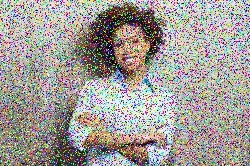
#> input picture img/Mod4CT1.jpeg, 250 x 166 px
$ python filter_image.py
#> lines starting #> are read from the running program, lines starting #| are printed output that depends on the picture; after the words box and inside, x2 and y2 are one past the last pixel; in counts of white or black regions, pixels touching at a corner belong together
### filters.py
import cv2
import numpy as np


def mean_filter(img, kernel_size):
    # Create a mean filter
    kernel = np.ones((kernel_size, kernel_size),
                     np.float32) / (kernel_size ** 2)
    dst = cv2.filter2D(img, -1, kernel)
    return dst


def median_filter(img, kernel_size):
    # Create a median filter
    dst = cv2.medianBlur(img, kernel_size)
    return dst


def gaussian_filter(img, kernel_size, sigma):
    # Create a gaussian filter
    dst = cv2.GaussianBlur(img, (kernel_size, kernel_size), sigma)
    return dst

### filter_image.py
import cv2
import numpy as np
import os
from filters import *


def place_img(img, x, y, img2):
    h, w, _ = img2.shape
    img[y:y+h, x:x+w] = img2


if __name__ == '__main__':
    # Read image
    img = cv2.imread(os.getcwd() + '/img/Mod4CT1.jpeg')
#> img is the input picture: shape (166, 250, 3); mean B, G, R 151.6, 156, 161
    orig_h, orig_w, orig_d = img.shape
#> orig_h = 166; orig_w = 250; orig_d = 3

    processed_img = np.zeros((orig_h*3+3, orig_w*4+4,  orig_d), np.uint8)

    for key, value in enumerate([3, 5, 7]):
        tmp = mean_filter(img, value)
        place_img(processed_img, 0, key*orig_h, tmp)
        tmp = median_filter(img, value)
        place_img(processed_img, orig_w, key*orig_h, tmp)
        tmp = gaussian_filter(img, value, 0)
        place_img(processed_img, orig_w*2, key*orig_h, tmp)
        tmp = gaussian_filter(img, value, 2)
        place_img(processed_img, orig_w*3, key*orig_h, tmp)
#> this loop made 3 passes
#> pass 1, in mean_filter, `dst = cv2.filter2D(img, -1, kernel)`:
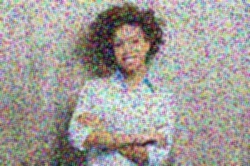
#> dst: shape (166, 250, 3); mean B, G, R 151.6, 156, 161
#> pass 1, in median_filter, `dst = cv2.medianBlur(img, kernel_size)`:
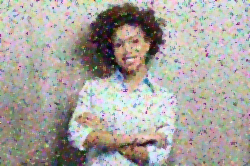
#> dst: shape (166, 250, 3); mean B, G, R 158.9, 164.6, 169.1
#> pass 1, in gaussian_filter, `dst = cv2.GaussianBlur(img, (kernel_size, kernel_size), sigma)`:
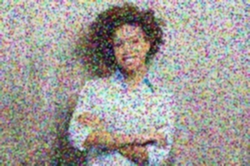
#> dst: shape (166, 250, 3); mean B, G, R 151.6, 156.1, 161
#> after the loop:
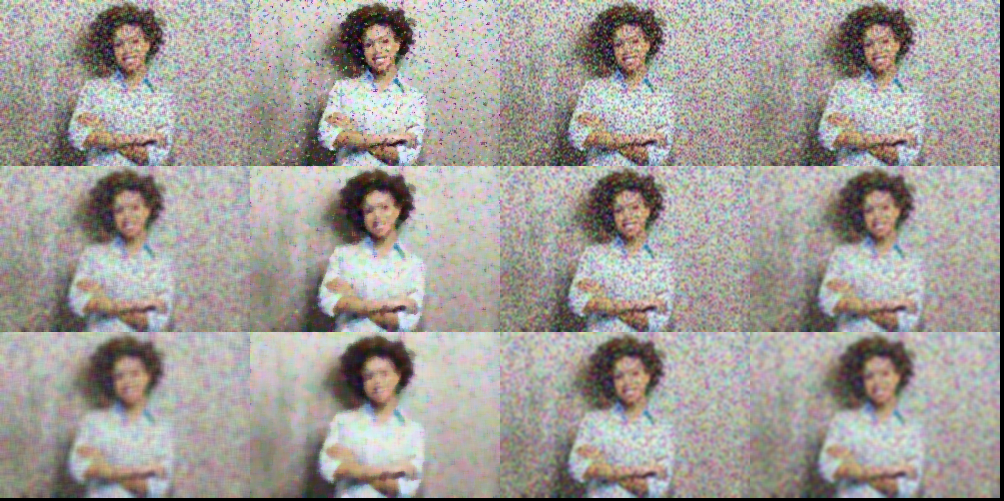
#> processed_img: shape (501, 1004, 3); mean B, G, R 152, 156.8, 161.6

    h, w, d = processed_img.shape
#> h = 501; w = 1004; d = 3
    label_area_size = 100
    final_img = np.zeros(
        (h+label_area_size, w+label_area_size, orig_d), np.uint8)
    font = cv2.FONT_HERSHEY_SIMPLEX
    for key, value in enumerate(["Mean Filter", "Median Filter", "Gaussian Filter (0)", "Gaussian Filter (2)"]):
        cv2.putText(final_img, value,
                    (key*orig_w+label_area_size, int(label_area_size/2)),  font, .6, (255, 255, 255))
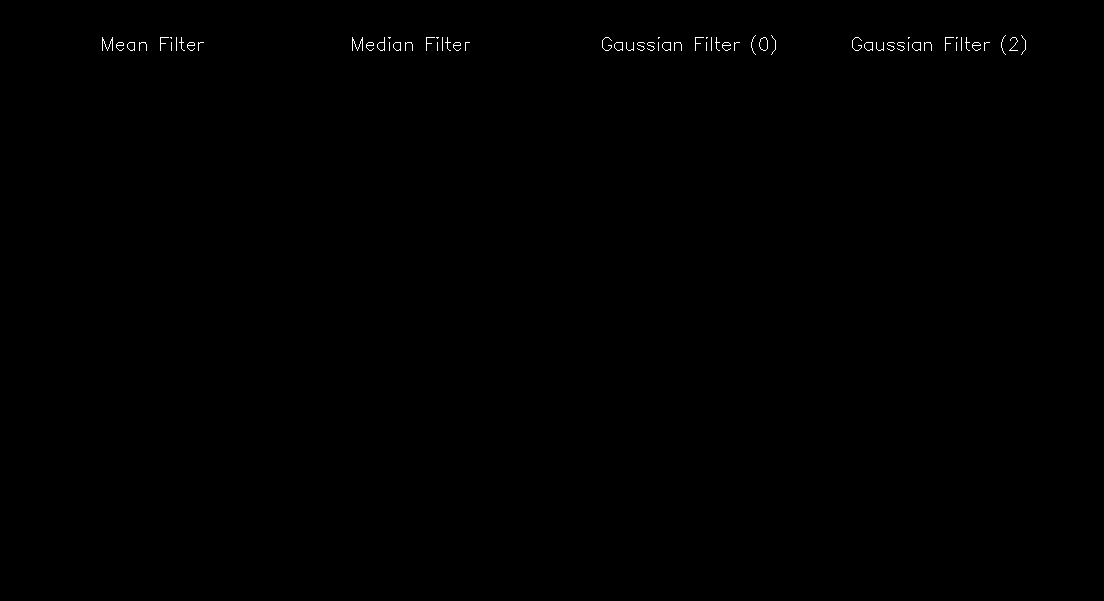
#> final_img: shape (601, 1104, 3); 0.19% white in thin lines or dots, all inside (x1, y1, x2, y2) = (102, 35, 1026, 55)
    for key, value in enumerate([3, 5, 7]):
        cv2.putText(final_img, "kernel: " + str(value),
                    (5, (key+1)*orig_h), font, .6, (255, 255, 255))
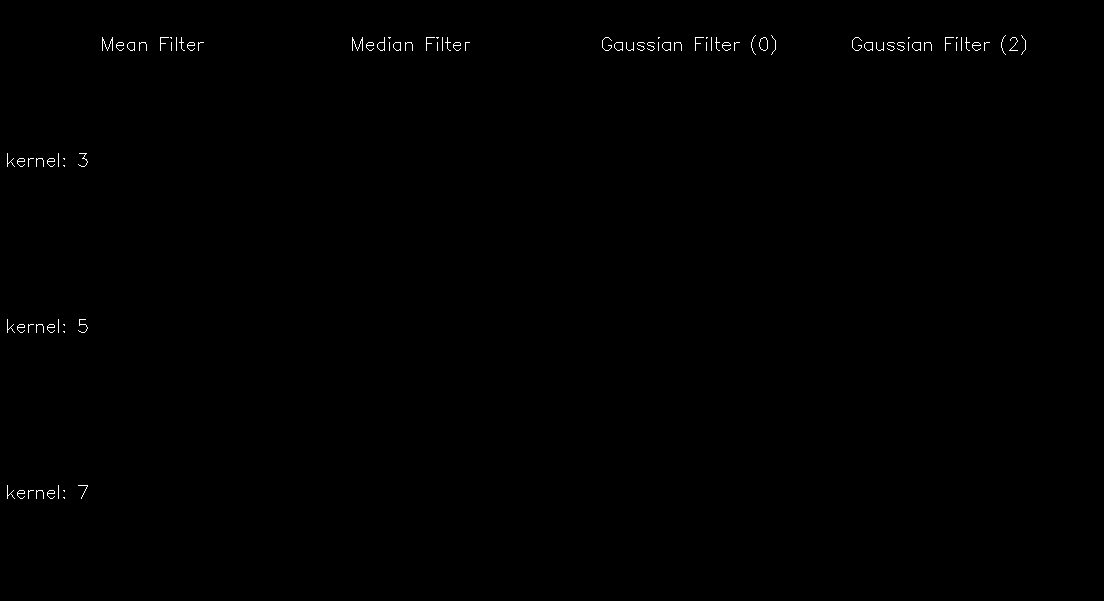
#> final_img: shape (601, 1104, 3); 0.26% white in thin lines or dots, all inside (x1, y1, x2, y2) = (7, 35, 1026, 499)

    place_img(final_img, label_area_size, label_area_size, processed_img)
#> in place_img (call 13), `img[y:y+h, x:x+w] = img2`:
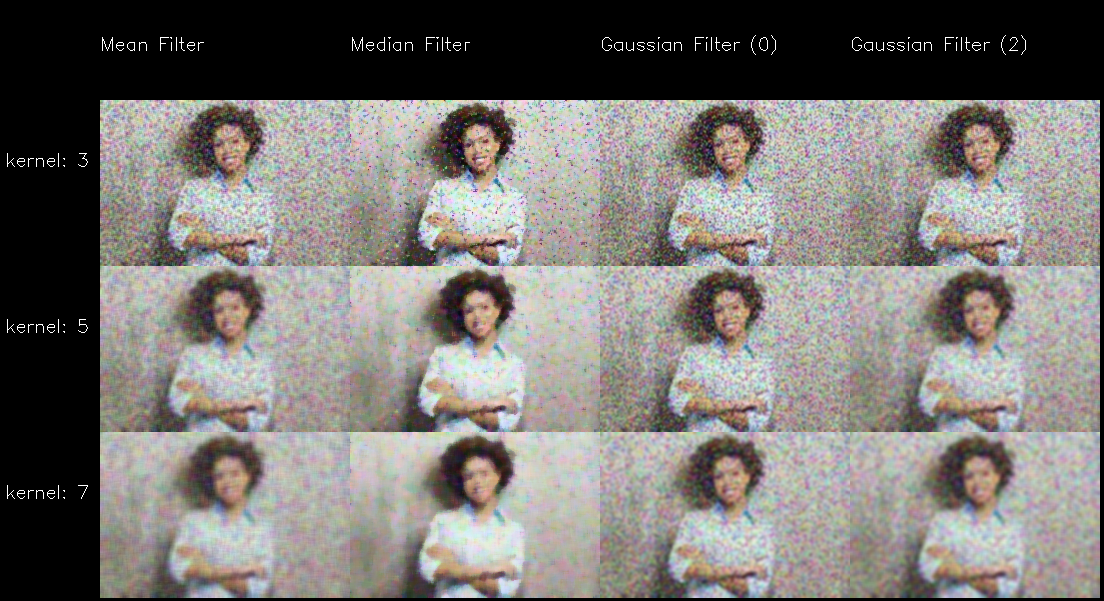
#> img: shape (601, 1104, 3); mean of channels 0, 1, 2 115.9, 119.6, 123.2; drawn as B, G, R

    cv2.imwrite(os.getcwd() + '/img/Mod4CT1_processed.jpeg', final_img)
